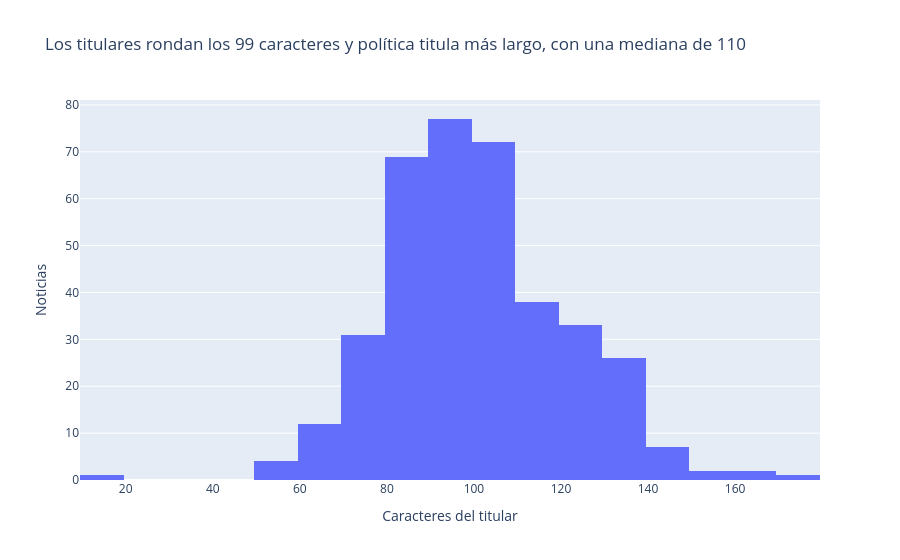

Source (notebook cell):
### Markdown cell above
Como se trabaja con un solo medio, el segundo gráfico usa el rango de fechas. Cada sitemap trae las 100 notas más recientes de su sección, así que las secciones que publican más cubren menos días. Por eso el dataset es un corte del **2 al 14 de octubre de 2026** desigual por categoría, en el que deportes y política se concentran en la última semana.

### Code cell
medianas = df.groupby("etiqueta")["largo_titular"].median()
fig = px.histogram(
    df, x="largo_titular", nbins=30,
    labels={"largo_titular": "Caracteres del titular"},
    title=(f"Los titulares rondan los {df['largo_titular'].median():.0f} caracteres "
           f"y {NOMBRES[medianas.idxmax()]} titula más largo, con una mediana de {medianas.max():.0f}"),
)
fig.update_layout(yaxis_title="Noticias")
fig.show()
fig.write_html("graficos/3_largo_titulares.html")

### Figure 1 — Plotly figure (JSON) as saved in the notebook; plotly's stock layout.template omitted (floating-point values rounded to 4 significant figures; data arrays with more than 128 entries replaced by an {"elided": "..."} marker saying what was removed)
{"data": [{"bingroup": "x", "hovertemplate": "Caracteres del titular=%{x}<br>count=%{y}<extra></extra>", "legendgroup": "", "marker": {"color": "#636efa", "pattern": {"shape": ""}}, "name": "", "nbinsx": 30, "orientation": "v", "showlegend": false, "type": "histogram", "x": {"elided": "375 int values"}, "xaxis": "x", "yaxis": "y"}], "layout": {"barmode": "relative", "legend": {"tracegroupgap": 0}, "title": {"text": "Los titulares rondan los 99 caracteres y política titula más largo, con una mediana de 110"}, "xaxis": {"anchor": "y", "domain": [0.0, 1.0], "title": {"text": "Caracteres del titular"}}, "yaxis": {"anchor": "x", "domain": [0.0, 1.0], "title": {"text": "Noticias"}}}}
